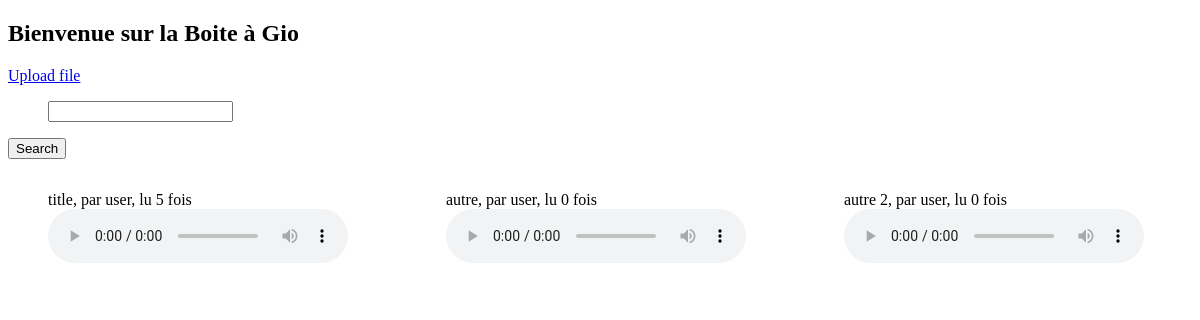
Before: / with the older database file.
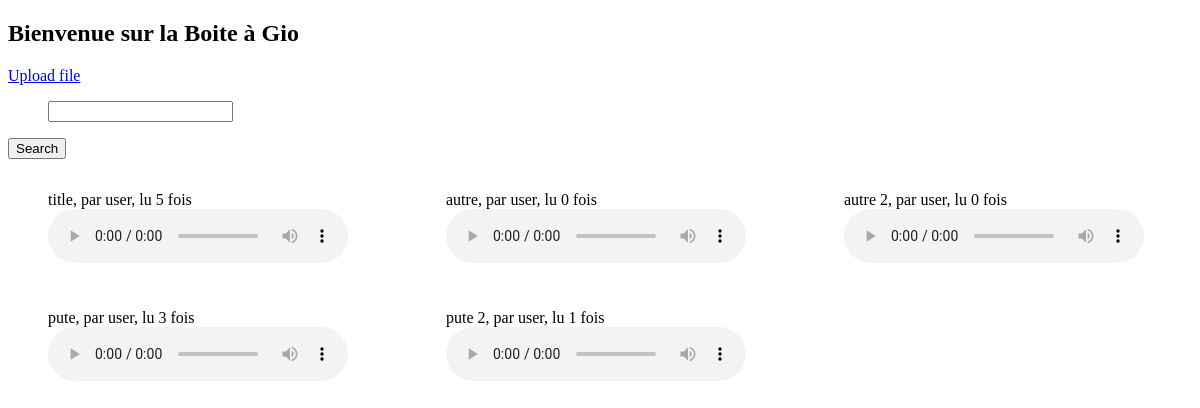
After: the same page with the newer database file.
### model.py (models this page shows)
class AudioFile(db.Model):
    id = db.Column(db.Integer, primary_key=True)
    title = db.Column(db.String(80), unique=True, nullable=False)
    date_added = db.Column(db.DateTime(), unique=False, nullable=False, default=db.func.current_timestamp())
    nb_lecture = db.Column(db.Integer(), unique=False, nullable=False, default=0)
    filename = db.Column(db.String(80), unique=True, nullable=False)
    user = db.Column(db.String(80), unique=False, nullable=False)
    file = db.Column(db.LargeBinary, unique=False, nullable=False)

### app.py (the view)
@app.route("/", methods=['GET', 'POST'])
def main_page():
    if not os.path.exists(app.config['UPLOAD_PATH']):
        init()
    items = AudioFile.query.order_by(asc(AudioFile.id)).all()
    search = SearchForm(request.form)
    if request.method == 'POST':
        search_string = search.data['search'].lower()
        if search.data['search'] != '':
            items = [item for item in items if search_string in item.title.lower() or search_string in item.user.lower() or search_string in item.filename.lower()]
    return render_template('index.html', items=items, form=search)

### model.py
class SearchForm(Form):
    choices = []
    search = StringField('')

### templates/index.html (shortened to what this page needs)
<!doctype html>
<html lang="en">
<head>
</head>
<link rel="stylesheet" href="{{ url_for('static', filename='css/index.css') }}">
<body>
  <h2>Bienvenue sur la Boite à Gio</h2>
  <a href="{{ url_for('upload') }}">Upload file</a>
  {% from "_formhelpers.html" import render_field %}
  <form method="post">
    <dl>
      {{ render_field(form.search) }}
    </p></dl>
    <p><input type="submit" value="Search">
  </p></form>
  <div class="wrapper">
    {% for item in items %}
    <div>
    <figure>
      <figcaption>{{ item.title }}, par {{ item.user }}, lu {{ item.nb_lecture }} fois</figcaption>
        <audio onplay="count(this)" id={{ item.id }} controls>
          <source src={{ url_for('static', filename = 'audio_files/') }}{{ item.filename }} type="audio/mpeg">
        </audio>
    </figure>
    </div>
    {% endfor %}
  </div>
</body>
</html>

### templates/_formhelpers.html (shortened to what this page needs)
{% macro render_field(field) %}
    <dd>{{ field(**kwargs)|safe }}
    </dd>
{% endmacro %}

### static/css/index.css (style rules this page uses)
.wrapper { display: grid; grid-template-columns: repeat(3, 1fr); grid-gap: 10px; }

Changed rows visible on the page:
added AudioFile: title "pute", user "user", nb_lecture "3"
added AudioFile: title "pute 2", user "user", nb_lecture "1"
